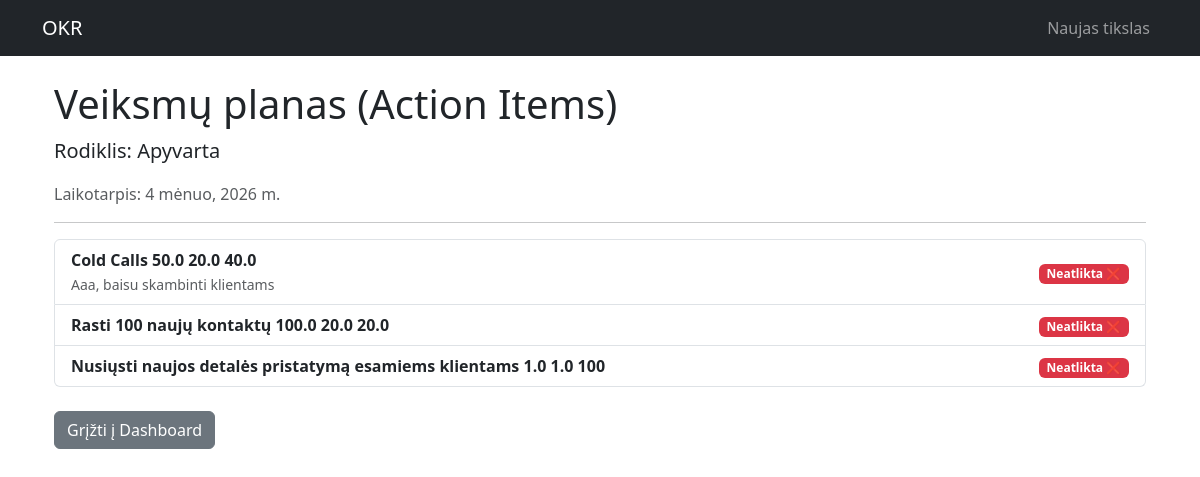
/2026/4/16/, run on the app's committed database.
### okr/models.py (models this page shows, shortened)
class MonthResult(models.Model):
    MONTH_CHOICES = [
        (1, 'Sausis'), (2, 'Vasaris'), (3, 'Kovas'), (4, 'Balandis'),
        (5, 'Gegužė'), (6, 'Birželis'), (7, 'Liepa'), (8, 'Rugpjūtis'),
        (9, 'Rugsėjis'), (10, 'Spalis'), (11, 'Lapkritis'), (12, 'Gruodis'),
    ]
    QUARTER_CHOICES = [(1, 'Q1'), (2, 'Q2'), (3, 'Q3'), (4, 'Q4')]
    monthly_key_result = models.ForeignKey(KeyResult, on_delete=models.CASCADE)
    month = models.IntegerField(choices=MONTH_CHOICES, default=1)
    quarter = models.IntegerField(choices=QUARTER_CHOICES, default=1)
    planned_result = models.DecimalField(max_digits=12, decimal_places=1)
    actual_result = models.DecimalField(max_digits=12, decimal_places=1, null=True, blank=True)

class KeyResult(models.Model):
    DISTRIBUTION_CHOICES = [
        ('cumulative', 'Išdaliniamas per mėnesius (÷ 12)'),
        ('fixed', 'Vienodas procentas viesiems mėn'),
        ('binary', 'Įvykdyta / Neįvykdyta')
    ]
    objective = models.ForeignKey(Objective, on_delete=models.CASCADE)
    name = models.CharField(max_length=200)
    unit = models.ForeignKey(Unit, on_delete=models.SET_NULL, null=True)
    annual_goal = models.DecimalField(max_digits=12, decimal_places=2)
    icon_class = models.CharField(max_length=50, default="fa-rocket")
    distribution_type = models.CharField(
        max_length=20,
        choices=DISTRIBUTION_CHOICES,
        default='cumulative',
    )

class Objective(models.Model):
    brand = models.CharField(max_length=100, default='Your Brand')
    team = models.CharField(max_length=200, default='Your Department')
    year = models.IntegerField()
    goal = models.CharField(max_length=200)

class Action(models.Model):
    month_result = models.ForeignKey(MonthResult, on_delete=models.CASCADE)
    action_item = models.CharField(max_length=200)
    unit = models.ForeignKey(Unit, on_delete=models.SET_NULL, null=True)
    planned_result = models.DecimalField(max_digits=12, decimal_places=1)
    actual_result = models.DecimalField(max_digits=12, decimal_places=1, null=True, blank=True)
    is_done= models.BooleanField(default=False)
    notes = models.TextField(null=True, blank=True, verbose_name="Komentarai / Problemos sprendimas")
    @property
    def action_achievement_percentage(self):
        if self.planned_result and self.actual_result:
            return (self.actual_result / self.planned_result) * 100
        return 0

### okr/views.py (the view)
# urls.py: path('<int:year>/<int:month>/<int:kr_id>/', views.action_items, name='action_items'),
def action_items(request, year, month, kr_id):
    month_result = get_object_or_404(
        MonthResult,
        id=kr_id,
        month=month,
        monthly_key_result__objective__year=year,
    )
    if request.method == 'POST':
        form = MonthResultForm(request.POST, instance=month_result)
        if form.is_valid():
            form.save()
            return redirect('dashboard', pk = month_result.monthly_key_result.objective.pk)
    else:
        form = MonthResultForm(instance=month_result)
    return render(request, 'actions.html', {
        'month_result': month_result,
        'actions': month_result.action_set.all(),
        'form': form,
    })

### okr/templates/actions.html
{% extends "base.html" %}
{% block content %}
<div class="container mt-4">
    <h1>Veiksmų planas (Action Items)</h1>
    <p class="lead">Rodiklis: {{ month_result.monthly_key_result.name }}</p>
    <p class="text-muted">Laikotarpis: {{ month_result.month }} mėnuo, {{ month_result.monthly_key_result.objective.year }} m.</p>
    <hr>
    <ul class="list-group">
        {% for action in actions %}
            <li class="list-group-item d-flex justify-content-between align-items-center">
                <div>
                    <strong>{{ action.action_item }}</strong>
                    <strong>{{ action.planned_result }}</strong>
                    <strong>{{ action.actual_result }}</strong>
                    <strong>{{ action.action_achievement_percentage }}</strong>
                    {% if action.notes %}
                        <br><small class="text-muted">{{ action.notes }}</small>
                    {% endif %}
                </div>
                <span>
                    {% if action.is_done %}
                        <span class="badge bg-success text-white">Atlikta ✅</span>
                    {% else %}
                        <span class="badge bg-danger text-white">Neatlikta ❌</span>
                    {% endif %}
                </span>
            </li>
        {% empty %}
            <li class="list-group-item text-muted">Šiam mėnesiui veiksmų dar nėra sukurta.</li>
        {% endfor %}
    </ul>
    <a href="{% url 'dashboard' month_result.monthly_key_result.objective.id %}" class="btn btn-secondary mt-4">
        Grįžti į Dashboard
    </a>
</div>
{% endblock %}

### data on the page
MonthResult: monthly_key_result.name "Apyvarta", month "4", monthly_key_result.objective.year "2026"
Action: action_item "Cold Calls", planned_result "50.0", actual_result "20.0", action_achievement_percentage "40.0", notes "Aaa, baisu skambinti klientams", is_done "Neatlikta ❌"
Action: action_item "Rasti 100 naujų kontaktų", planned_result "100.0", actual_result "20.0", action_achievement_percentage "20.0", is_done "Neatlikta ❌"
Action: action_item "Nusiųsti naujos detalės pristatymą esamiems klientams", planned_result "1.0", actual_result "1.0", action_achievement_percentage "100", is_done "Neatlikta ❌"
